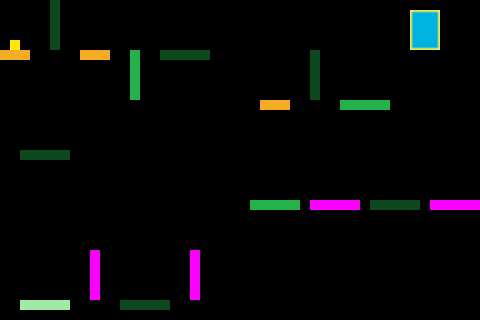

Tiled map render using the project's own tile images. Description and the map definition, with tile-layer contents summarised, below:
An orthogonal 48x32 tile map with 10x10 px tiles, 3 tile layers (Tile Layer 3, Tile Layer 2, Tile Layer 1).

<map version="1.0" orientation="orthogonal" width="48" height="32" tilewidth="10" tileheight="10">
 <tileset firstgid="1" name="tileset" tilewidth="10" tileheight="10">
  <image source="tileset.png" width="100" height="100" />
 </tileset>
 <layer name="Tile Layer 3" width="48" height="32" opacity="0.4">
  <data>[1536 cells, 30 non-empty, 1 distinct tile ids]</data>
 </layer>
 <layer name="Tile Layer 2" width="48" height="32">
  <data>[1536 cells, 15 non-empty, 1 distinct tile ids]</data>
 </layer>
 <layer name="Tile Layer 1" width="48" height="32">
  <data>[1536 cells, 70 non-empty, 17 distinct tile ids]</data>
 </layer>
</map>
